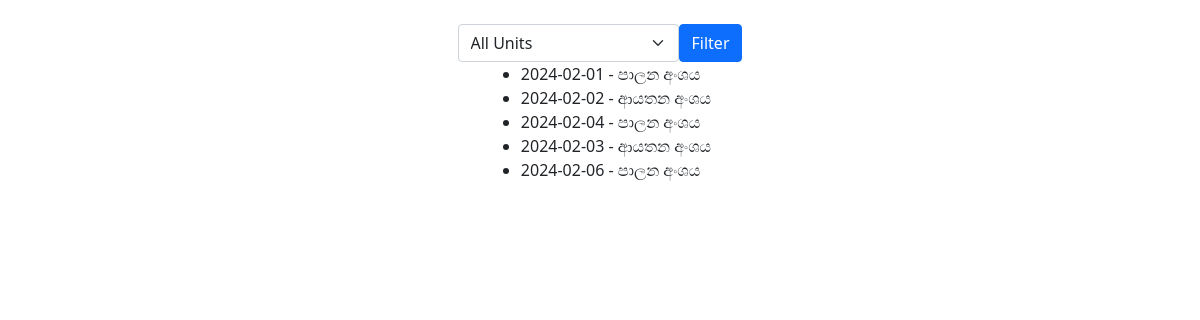
Page /order/ on the earlier database version.
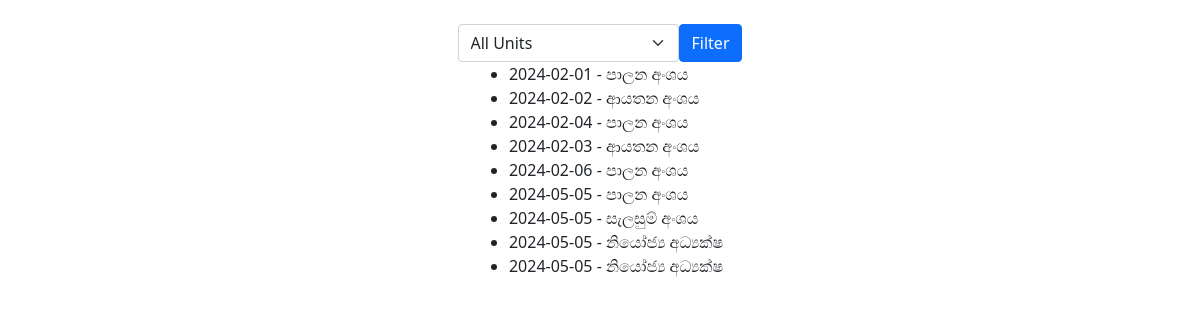
Same page on the later database version.
### root/models.py (models this page shows, shortened)
class Order(models.Model):
    order_date = models.DateField()
    unit = models.ForeignKey(Unit, on_delete=models.CASCADE)
    def __str__(self):
        return f"{self.order_date} - {self.unit.unit_name}"

class Unit(models.Model):
    unit_name = models.CharField(max_length=55, unique=True)

### root/views.py (the view)
# urls.py: path("order/", order, name="order"),
def order(request):
    units = Unit.objects.all()
    selected_item = request.GET.get("item")
    if selected_item:
        orders = Order.objects.filter(unit_id=selected_item)
    else:
        orders = Order.objects.all()
    context = {
        "orders": orders,  # For The list
        "selected_item ": selected_item,  # For DropDown
        "units": units,  # For DropDown
    }
    return render(request, "consume/order_form.html", context)

### root/templates/consume/order_form.html (shortened to what this page needs)
{% extends "base.html" %}
{% load crispy_forms_tags %}
{% block content %}
<div class="container mt-4">
    <form class="d-flex justify-content-center" method="GET">
        <div>
            <select name="item" class="form-select">
                <option value="">All Units</option>
            </select>
        </div>
        <div>
            <button type="submit" class="btn btn-primary">Filter</button>
        </div>
    </form>
    <div class="d-flex justify-content-center">
        <ul>
            {% for order in orders %}
            <li>{{order}}</li>
            {% endfor %}
        </ul>
    </div>
</div>
{% endblock content %}

### root/templates/base.html (shortened to what this page needs)
{% load crispy_forms_tags %}
<!DOCTYPE html>
<html lang="en">
<link href="https://cdn.jsdelivr.net/npm/bootstrap@5.0.2/dist/css/bootstrap.min.css" rel="stylesheet"
>
<head>
</head>
<body>
    {% block content %}{% endblock content %}
</body>
</html>

Differences in the rows shown:
added Order: order_date+unit "2024-05-05 - පාලන අංශය"
added Order: order_date+unit "2024-05-05 - සැලසුම් අංශය"
added Order: order_date+unit "2024-05-05 - නියෝජ්‍ය අධ්‍යක්ෂ"
added Order: order_date+unit "2024-05-05 - නියෝජ්‍ය අධ්‍යක්ෂ"
